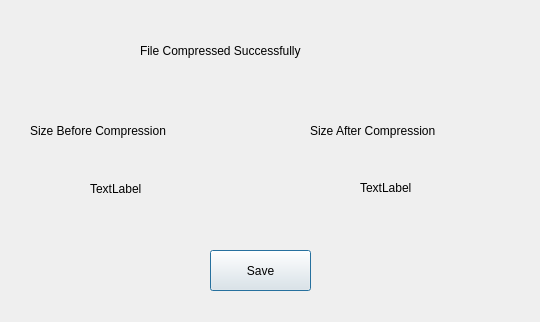
<?xml version="1.0" encoding="UTF-8"?>
<ui version="4.0">
 <class>TestDialog</class>
 <widget class="QDialog" name="TestDialog">
  <property name="geometry">
   <rect>
    <x>0</x>
    <y>0</y>
    <width>540</width>
    <height>322</height>
   </rect>
  </property>
  <property name="windowTitle">
   <string>Compressing XML File</string>
  </property>
  <widget class="QLabel" name="label">
   <property name="geometry">
    <rect>
     <x>140</x>
     <y>30</y>
     <width>321</width>
     <height>41</height>
    </rect>
   </property>
   <property name="styleSheet">
    <string notr="true">font: 17pt &quot;Noto Sans&quot;;</string>
   </property>
   <property name="text">
    <string>File Compressed Successfully</string>
   </property>
  </widget>
  <widget class="QLabel" name="label_2">
   <property name="geometry">
    <rect>
     <x>50</x>
     <y>30</y>
     <width>41</width>
     <height>41</height>
    </rect>
   </property>
   <property name="text">
    <string/>
   </property>
  </widget>
  <widget class="QLabel" name="label_3">
   <property name="geometry">
    <rect>
     <x>30</x>
     <y>110</y>
     <width>201</width>
     <height>41</height>
    </rect>
   </property>
   <property name="styleSheet">
    <string notr="true">font: 13pt &quot;Noto Sans&quot;;</string>
   </property>
   <property name="text">
    <string>Size Before Compression</string>
   </property>
  </widget>
  <widget class="QLabel" name="label_4">
   <property name="geometry">
    <rect>
     <x>310</x>
     <y>110</y>
     <width>201</width>
     <height>41</height>
    </rect>
   </property>
   <property name="styleSheet">
    <string notr="true">font: 13pt &quot;Noto Sans&quot;;</string>
   </property>
   <property name="text">
    <string>Size After Compression</string>
   </property>
  </widget>
  <widget class="QLabel" name="label_5">
   <property name="geometry">
    <rect>
     <x>90</x>
     <y>180</y>
     <width>81</width>
     <height>17</height>
    </rect>
   </property>
   <property name="text">
    <string>TextLabel</string>
   </property>
  </widget>
  <widget class="QLabel" name="label_6">
   <property name="geometry">
    <rect>
     <x>360</x>
     <y>180</y>
     <width>131</width>
     <height>16</height>
    </rect>
   </property>
   <property name="text">
    <string>TextLabel</string>
   </property>
  </widget>
  <widget class="QPushButton" name="pushButton">
   <property name="geometry">
    <rect>
     <x>210</x>
     <y>250</y>
     <width>101</width>
     <height>41</height>
    </rect>
   </property>
   <property name="text">
    <string>Save</string>
   </property>
  </widget>
 </widget>
 <resources/>
 <connections/>
</ui>
